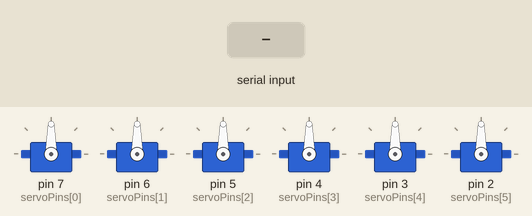
Recording of a sketch running on a simulated Arduino Uno, built with avr-gcc and run on an emulated ATmega328P. Parts: 6 × servo. The inputs (shaded band) are chosen by the test bench. What the sketch prints to the serial monitor is not drawn.

Above: at 1.2 s.
1.3 s: "90,45\n" received over Serial
At 1.7 s:
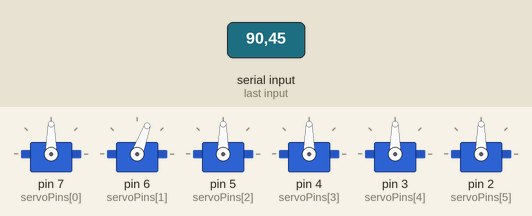
2.8 s: "30,150\n" received over Serial
At 4.0 s:
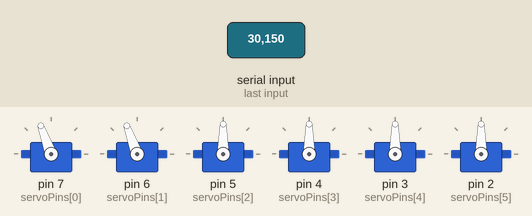
4.3 s: "5\n" received over Serial
At 5.1 s:
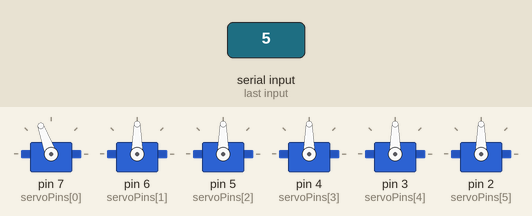
5.8 s: "200\n" received over Serial
At 6.3 s:
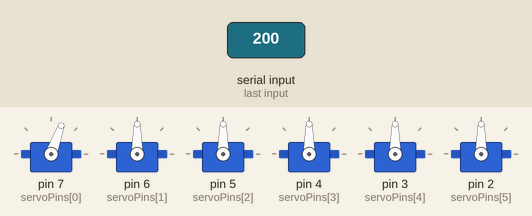
7.3 s: "90,45,200,10,150,30\n" received over Serial
At 8.1 s:
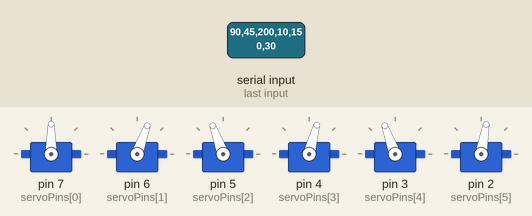
8.8 s: "90\n" received over Serial
At 9.7 s:
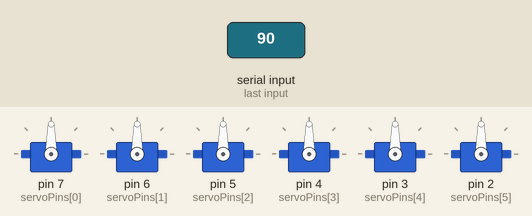
Timing chart, 0 to 11.3 s (numbered marks = the images above; inputs shaded):
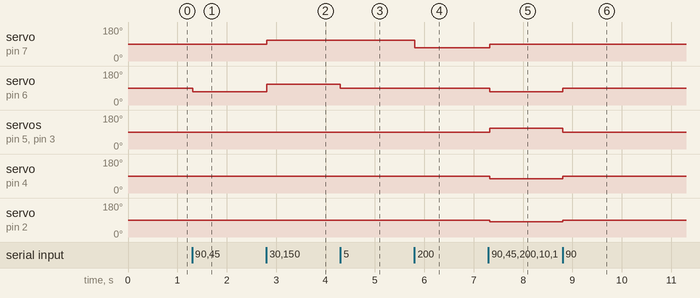

The sketch:

uhand_testsketch.ino
```cpp
#include <Servo.h>

Servo s[6];

// Order: [thumb, index, middle, ring, pinky, swivel]
const int servoPins[6] = {7, 6, 5, 4, 3, 2};

// Per-channel inversion (1 = invert, 0 = normal)
const uint8_t invert[6] = {1, 0, 0, 0, 0, 0};  // thumb only

// Conservative per-finger limits (tune after testing)
int angMin[6] = {70, 70, 70, 75, 70, 80};
int angMax[6] = {110,110,110,105,110,100};

int clampAndInvert(int i, int a) {
  a = constrain(a, 0, 180);
  if (invert[i]) a = 180 - a;             // invert direction if needed
  return constrain(a, angMin[i], angMax[i]);
}

void setup() {
  Serial.begin(9600);
  // Attach and go to neutral (clamped)
  for (int i=0; i<6; i++) {
    s[i].attach(servoPins[i]);
    s[i].write(clampAndInvert(i, 90));
  }
  Serial.println("uHand Option A ready. Send 'a,b,c,d,e,f' (0..180). Order: thumb,index,middle,ring,pinky,swivel");
}

void loop() {
  if (Serial.available()) {
    String line = Serial.readStringUntil('\n');
    int a[6] = {90,90,90,90,90,90};
    int n = sscanf(line.c_str(), "%d,%d,%d,%d,%d,%d", &a[0],&a[1],&a[2],&a[3],&a[4],&a[5]);
    if (n >= 1) {
      for (int i=0; i<6; i++) {
        s[i].write(clampAndInvert(i, a[i]));
      }
    }
  }
}
```

Measured:
- after the input at 1.3 s, servo on pin 6 (servoPins[1]): 90° → 70° at once
- after the input at 2.8 s, servo on pin 7 (servoPins[0]): 90° → 110° at once; servo on pin 6 (servoPins[1]): 70° → 110° at once
- after the input at 4.3 s, servo on pin 6 (servoPins[1]): 110° → 90° at once
- after the input at 5.8 s, servo on pin 7 (servoPins[0]): 110° → 70° at once
- after the input at 7.3 s, servo on pin 7 (servoPins[0]): 70° → 90° at once; servo on pin 6 (servoPins[1]): 90° → 70° at once; servo on pin 5 (servoPins[2]), servo on pin 3 (servoPins[4]): 90° → 110° at once; servo on pin 4 (servoPins[3]): 90° → 75° at once; servo on pin 2 (servoPins[5]): 90° → 80° at once
- after the input at 8.8 s, servo on pin 6 (servoPins[1]): 70° → 90° at once; servo on pin 5 (servoPins[2]), servo on pin 3 (servoPins[4]): 110° → 90° at once; servo on pin 4 (servoPins[3]): 75° → 90° at once; servo on pin 2 (servoPins[5]): 80° → 90° at once
